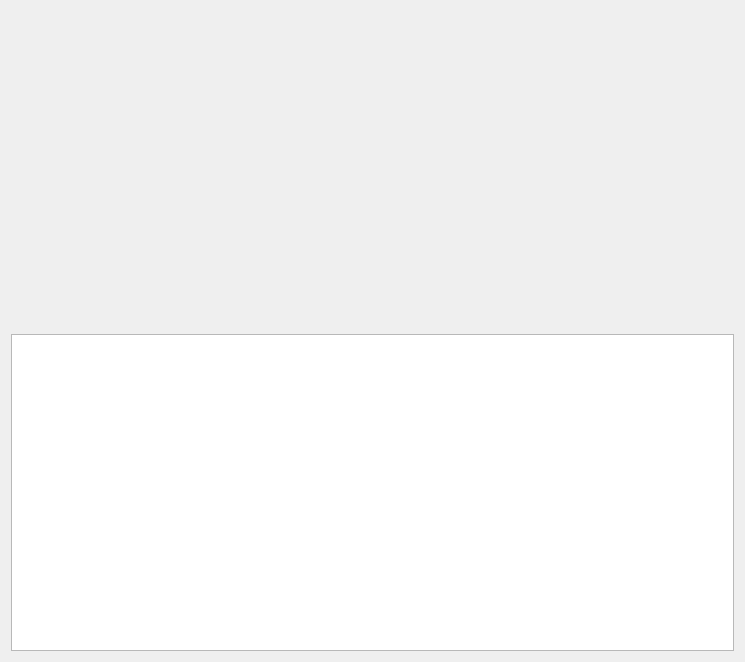
<?xml version="1.0" encoding="UTF-8"?>
<ui version="4.0">
 <class>Form</class>
 <widget class="QWidget" name="Form">
  <property name="geometry">
   <rect>
    <x>0</x>
    <y>0</y>
    <width>745</width>
    <height>662</height>
   </rect>
  </property>
  <property name="windowTitle">
   <string>Form</string>
  </property>
  <property name="autoFillBackground">
   <bool>false</bool>
  </property>
  <layout class="QGridLayout" name="gridLayout_2">
   <item row="1" column="0">
    <widget class="QTextBrowser" name="tutorial_text_browser">
     <property name="autoFillBackground">
      <bool>false</bool>
     </property>
     <property name="lineWrapMode">
      <enum>QTextEdit::WidgetWidth</enum>
     </property>
     <property name="html">
      <string>&lt;!DOCTYPE HTML PUBLIC &quot;-//W3C//DTD HTML 4.0//EN&quot; &quot;http://www.w3.org/TR/REC-html40/strict.dtd&quot;&gt;
&lt;html&gt;&lt;head&gt;&lt;meta name=&quot;qrichtext&quot; content=&quot;1&quot; /&gt;&lt;style type=&quot;text/css&quot;&gt;
p, li { white-space: pre-wrap; }
&lt;/style&gt;&lt;/head&gt;&lt;body style=&quot; font-family:'MS Shell Dlg 2'; font-size:8.25pt; font-weight:400; font-style:normal;&quot;&gt;
&lt;p style=&quot;-qt-paragraph-type:empty; margin-top:0px; margin-bottom:0px; margin-left:0px; margin-right:0px; -qt-block-indent:0; text-indent:0px; font-size:8pt;&quot;&gt;&lt;br /&gt;&lt;/p&gt;&lt;/body&gt;&lt;/html&gt;</string>
     </property>
     <property name="openExternalLinks">
      <bool>true</bool>
     </property>
    </widget>
   </item>
   <item row="0" column="0">
    <layout class="QGridLayout" name="gridLayout">
     <item row="0" column="2">
      <widget class="QLabel" name="label_image_video2">
       <property name="sizePolicy">
        <sizepolicy hsizetype="Expanding" vsizetype="Expanding">
         <horstretch>0</horstretch>
         <verstretch>0</verstretch>
        </sizepolicy>
       </property>
       <property name="autoFillBackground">
        <bool>false</bool>
       </property>
       <property name="frameShadow">
        <enum>QFrame::Sunken</enum>
       </property>
       <property name="lineWidth">
        <number>0</number>
       </property>
       <property name="text">
        <string/>
       </property>
       <property name="alignment">
        <set>Qt::AlignCenter</set>
       </property>
      </widget>
     </item>
     <item row="1" column="2">
      <widget class="QLabel" name="label_text_video2">
       <property name="sizePolicy">
        <sizepolicy hsizetype="Expanding" vsizetype="Expanding">
         <horstretch>0</horstretch>
         <verstretch>0</verstretch>
        </sizepolicy>
       </property>
       <property name="autoFillBackground">
        <bool>false</bool>
       </property>
       <property name="frameShadow">
        <enum>QFrame::Sunken</enum>
       </property>
       <property name="lineWidth">
        <number>0</number>
       </property>
       <property name="text">
        <string/>
       </property>
       <property name="alignment">
        <set>Qt::AlignCenter</set>
       </property>
      </widget>
     </item>
     <item row="1" column="1">
      <widget class="QLabel" name="label_text_video1">
       <property name="sizePolicy">
        <sizepolicy hsizetype="Expanding" vsizetype="Expanding">
         <horstretch>0</horstretch>
         <verstretch>0</verstretch>
        </sizepolicy>
       </property>
       <property name="autoFillBackground">
        <bool>false</bool>
       </property>
       <property name="frameShadow">
        <enum>QFrame::Sunken</enum>
       </property>
       <property name="lineWidth">
        <number>0</number>
       </property>
       <property name="text">
        <string/>
       </property>
       <property name="alignment">
        <set>Qt::AlignCenter</set>
       </property>
      </widget>
     </item>
     <item row="0" column="1">
      <widget class="QLabel" name="label_image_video1">
       <property name="sizePolicy">
        <sizepolicy hsizetype="Expanding" vsizetype="Expanding">
         <horstretch>0</horstretch>
         <verstretch>0</verstretch>
        </sizepolicy>
       </property>
       <property name="autoFillBackground">
        <bool>false</bool>
       </property>
       <property name="frameShadow">
        <enum>QFrame::Sunken</enum>
       </property>
       <property name="lineWidth">
        <number>0</number>
       </property>
       <property name="text">
        <string/>
       </property>
       <property name="alignment">
        <set>Qt::AlignCenter</set>
       </property>
      </widget>
     </item>
     <item row="2" column="1">
      <widget class="QLabel" name="label_link_video1">
       <property name="sizePolicy">
        <sizepolicy hsizetype="Expanding" vsizetype="Expanding">
         <horstretch>0</horstretch>
         <verstretch>0</verstretch>
        </sizepolicy>
       </property>
       <property name="autoFillBackground">
        <bool>false</bool>
       </property>
       <property name="frameShadow">
        <enum>QFrame::Sunken</enum>
       </property>
       <property name="lineWidth">
        <number>0</number>
       </property>
       <property name="text">
        <string/>
       </property>
       <property name="alignment">
        <set>Qt::AlignCenter</set>
       </property>
      </widget>
     </item>
     <item row="2" column="2">
      <widget class="QLabel" name="label_link_video2">
       <property name="sizePolicy">
        <sizepolicy hsizetype="Expanding" vsizetype="Expanding">
         <horstretch>0</horstretch>
         <verstretch>0</verstretch>
        </sizepolicy>
       </property>
       <property name="autoFillBackground">
        <bool>false</bool>
       </property>
       <property name="frameShadow">
        <enum>QFrame::Sunken</enum>
       </property>
       <property name="lineWidth">
        <number>1</number>
       </property>
       <property name="text">
        <string/>
       </property>
       <property name="alignment">
        <set>Qt::AlignCenter</set>
       </property>
      </widget>
     </item>
    </layout>
   </item>
  </layout>
 </widget>
 <resources/>
 <connections/>
</ui>
